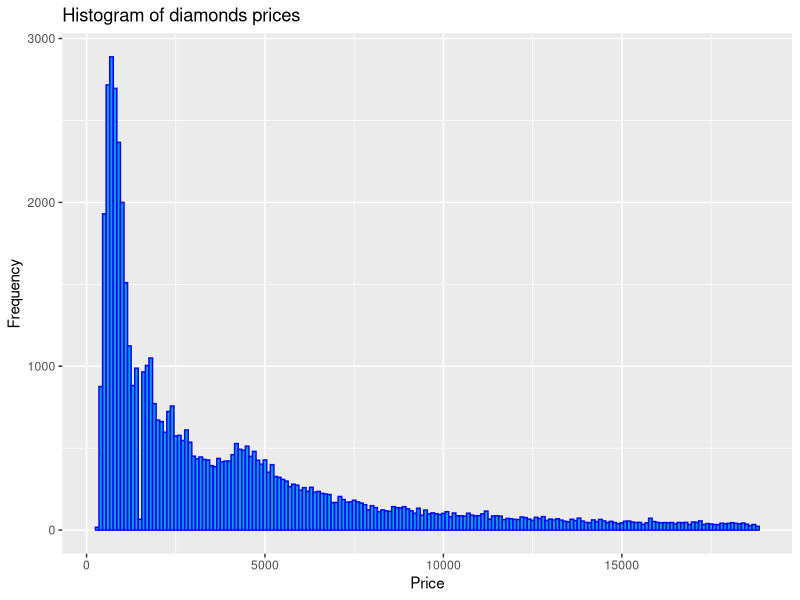
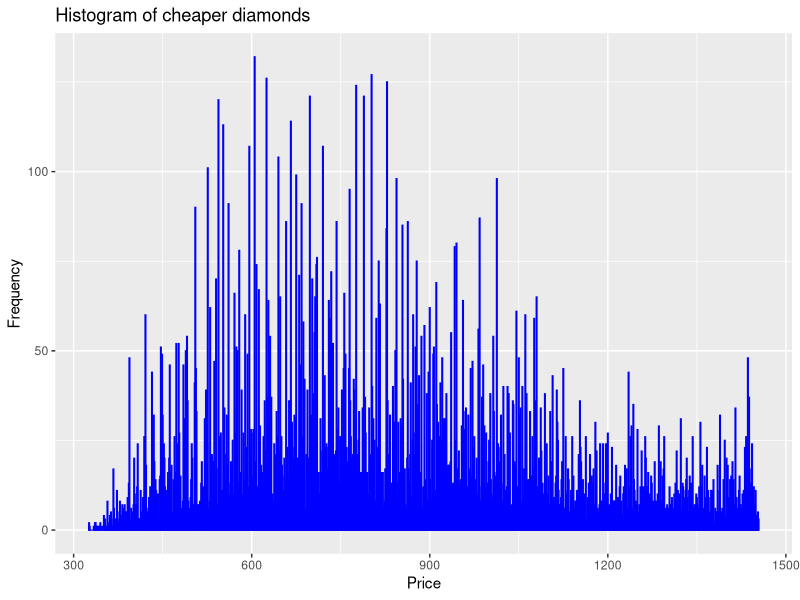
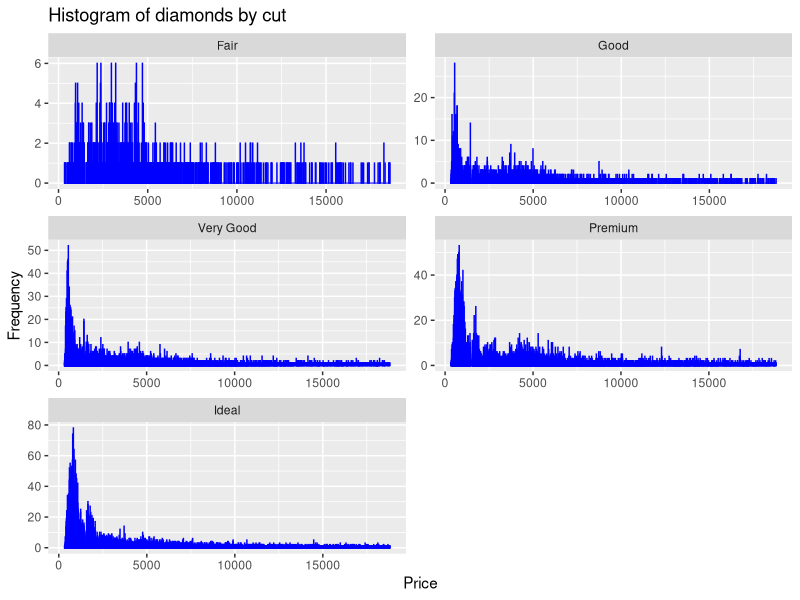
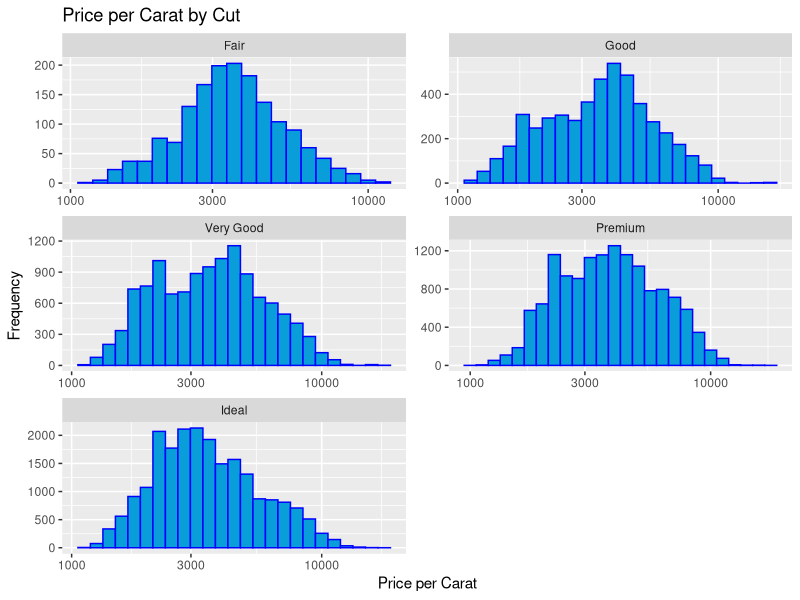
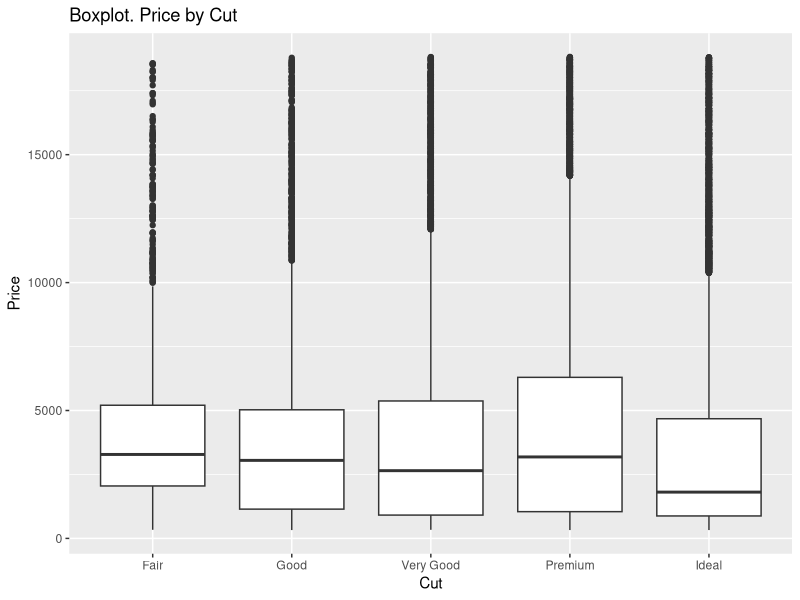
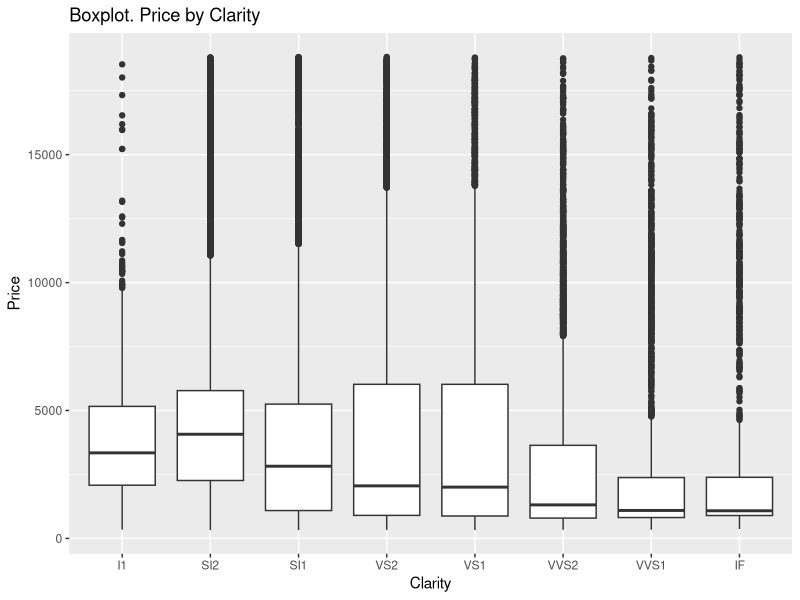
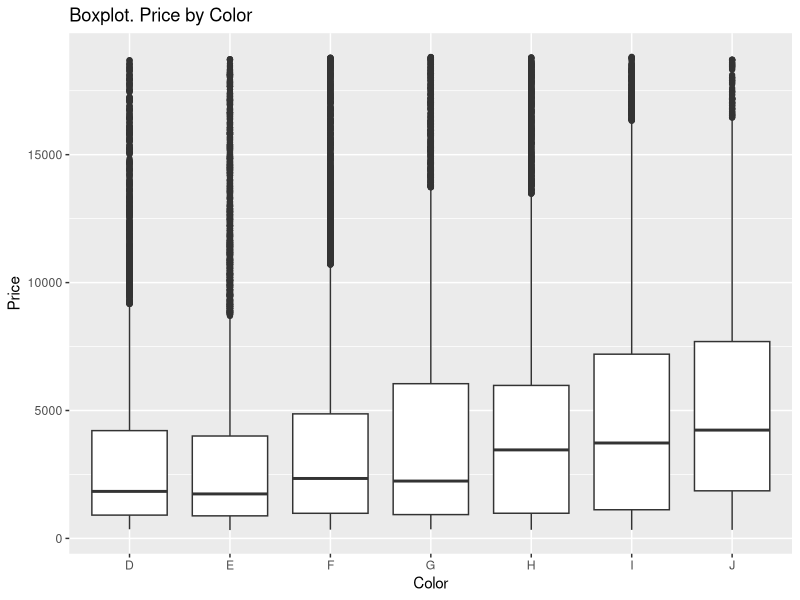
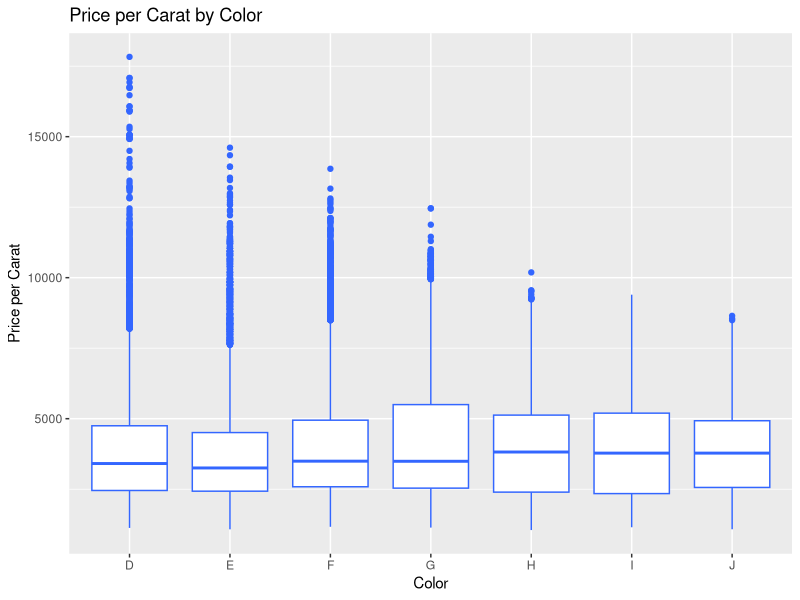

Write the R code that produced these figures, in order.
## ---- chunk 1
library(ggplot2)
data(diamonds)
## ---- chunk 2
dim(diamonds)[1]
## ---- chunk 3
dim(diamonds)[2]
## ---- chunk 4
str(diamonds)
## ---- chunk 5
head(levels(diamonds$color),1)
## ---- chunk 6
ggplot(aes(x=price), data=diamonds) + geom_histogram(color='blue', fill='#099DD9', binwidth=100) +
  xlab("Price") + ylab("Frequency") + ggtitle("Histogram of diamonds prices")
## ---- chunk 7
summary(diamonds$price)
## ---- chunk 8
dim(subset(diamonds, price < 500))[1]
## ---- chunk 9
dim(subset(diamonds, price < 250))[1]
## ---- chunk 10
dim(subset(diamonds, price >= 15000))[1]
## ---- chunk 11
ggplot(aes(x=price), data=subset(diamonds, price < 1500)) +
  geom_histogram(color='blue', fill='#099DD9', binwidth = 1) +
  xlab("Price") + ylab("Frequency") + ggtitle("Histogram of cheaper diamonds")
## ---- chunk 12
ggplot(aes(x=price), data=diamonds) +
  geom_histogram(color = 'blue', fill='#099DD9', binwidth=1) +
  facet_wrap(~cut, ncol=2, scales="free") + xlab("Price") + ylab("Frequency") +
  ggtitle("Histogram of diamonds by cut")
## ---- chunk 13
by(diamonds$price, diamonds$cut, summary)
## ---- chunk 14
ggplot(aes(x=price/carat), data=diamonds) +
  geom_histogram(color='blue', fill='#099DD9', binwidth=.05) +
  facet_wrap(~cut, ncol=2, scales='free') + xlab("Price per Carat") + ylab("Frequency") +
  ggtitle("Price per Carat by Cut") + scale_x_log10()
## ---- chunk 15
ggplot(aes(y=price, x=cut), data=diamonds)+
  geom_boxplot() + xlab("Cut") + ylab("Price") + ggtitle("Boxplot. Price by Cut")

ggplot(aes(y=price, x=clarity), data=diamonds)+
  geom_boxplot() + xlab("Clarity") + ylab("Price") + ggtitle("Boxplot. Price by Clarity")

ggplot(aes(y=price, x=color), data=diamonds)+
  geom_boxplot() + xlab("Color") + ylab("Price") + ggtitle("Boxplot. Price by Color")

## ---- chunk 16
summary(subset(diamonds, color == "D")$price)
#alternative
quantile(subset(diamonds, color == "D")$price, probs=c(0.25, 0.75))
## ---- chunk 17
quantile(subset(diamonds, color == "J")$price, probs=c(0.25, 0.75))
## ---- chunk 18
IQR(subset(diamonds, color == head(levels(diamonds$color), 1))$price)
## ---- chunk 19
IQR(subset(diamonds, color == tail(levels(diamonds$color), 1))$price)
## ---- chunk 20
ggplot(aes(y=price/carat, x=color), data=diamonds) +
  geom_boxplot(colour = I("#3366FF")) + xlab("Color") + ylab("Price per Carat") +
  ggtitle("Price per Carat by Color")
## ---- chunk 21
ggplot(aes(x = carat), data = diamonds) +
  geom_freqpoly(binwidth=0.01, color='blue') +
  xlab("Carat") + ylab("Frequency") + ggtitle("Carat Frequency Polygon")
## ---- chunk 22
t <- table(diamonds$carat)
t[t>2000]
## ---- chunk 23
sessionInfo()

